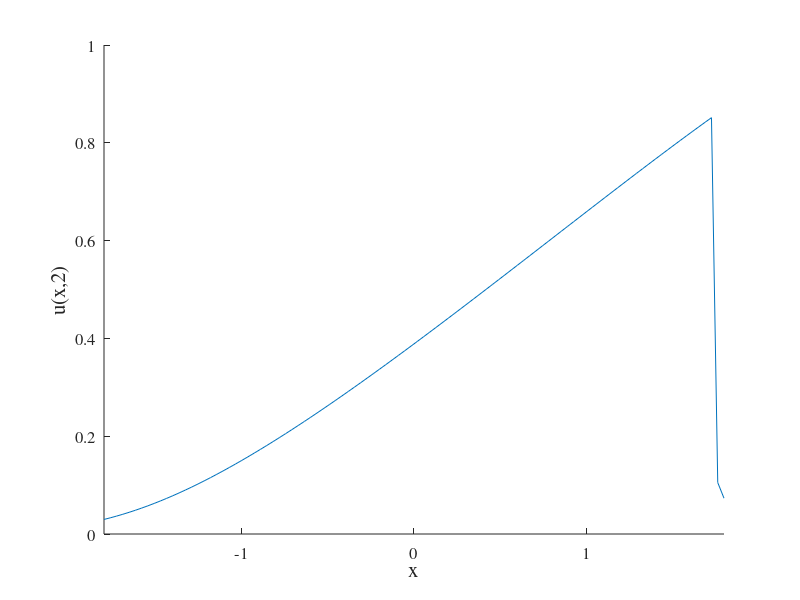

Source code (MATLAB): (Note: this script raises an error after producing the figure.)
clc; clear all; close all;
% Root finder for Part 1
x_mesh = linspace(-1.8, 1.8, 100);
x0_list = zeros(1, length(x_mesh));
t = 2.5;
%fun1 = @(x0, x) (x - x0) .* exp(x0.^2);

for i = 1:length(x_mesh)
x = x_mesh(i);
fun = @(x0) x0 - x + t * exp(-x0^2);
x0_list(i) = fzero(fun, x);

end
u = exp(-x0_list.^2);
figure
hold on
plot(x_mesh, u)
set(gca, 'FontSize', [12], 'FontName', 'Times')
set(gcf,'color','w');
xlabel('x', 'FontSize', 15)
ylabel('u(x,2)', 'FontSize', 15)
axis([-1.8 1.8 0 1])

hold off
export_fig hw_13_plot7.pdf
%% Characteristic Lines for Part 1
figure
hold on
for x0 = linspace(-2, 2, 50)
    t = (x_mesh - x0) .* exp(x0.^2);
    plot(x_mesh,t, 'Color', 'b')

    xlabel('x')
    ylabel('t')
end
    axis([-1.8 1.8 0 2])
set(gca, 'FontSize', [12], 'FontName', 'Times')
set(gcf,'color','w');
xlabel('x', 'FontSize', 15)
ylabel('t', 'FontSize', 15)
hold off
export_fig hw_13_plot1.pdf

%% Characteristic Lines for Part 2
clc; clear all; close all;

x_mesh = linspace(-1.8, 1.8, 100);

figure
hold on
for x0 = linspace(-2, 2, 50)
    t = (x_mesh - x0) .* ((1 + x0^2)^2);
    plot(x_mesh,t, 'Color', 'b')

    xlabel('x')
    ylabel('t')
end
set(gca, 'FontSize', [12], 'FontName', 'Times')
set(gcf,'color','w');
xlabel('x', 'FontSize', 15)
ylabel('t', 'FontSize', 15)
axis([-1.8 1.8 0 2])
hold off
export_fig hw_13_plot8.pdf
